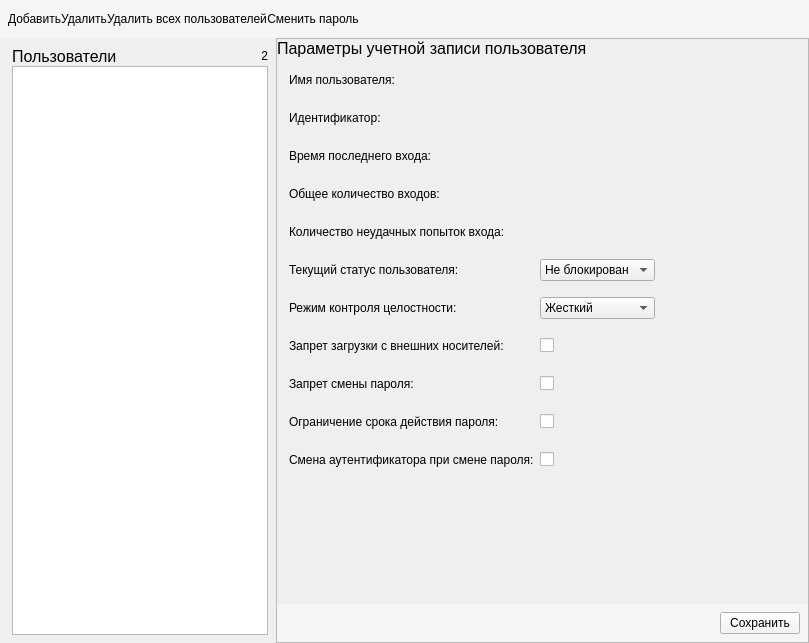
<?xml version="1.0" encoding="UTF-8"?>
<ui version="4.0">
 <class>UsersListPanel</class>
 <widget class="QWidget" name="UsersListPanel">
  <property name="geometry">
   <rect>
    <x>0</x>
    <y>0</y>
    <width>809</width>
    <height>643</height>
   </rect>
  </property>
  <property name="sizePolicy">
   <sizepolicy hsizetype="Preferred" vsizetype="Preferred">
    <horstretch>0</horstretch>
    <verstretch>0</verstretch>
   </sizepolicy>
  </property>
  <property name="windowTitle">
   <string>Form</string>
  </property>
  <layout class="QVBoxLayout" name="verticalLayout_4">
   <property name="spacing">
    <number>0</number>
   </property>
   <property name="leftMargin">
    <number>0</number>
   </property>
   <property name="topMargin">
    <number>0</number>
   </property>
   <property name="rightMargin">
    <number>0</number>
   </property>
   <property name="bottomMargin">
    <number>0</number>
   </property>
   <item>
    <widget class="QWidget" name="widget_2" native="true">
     <property name="styleSheet">
      <string notr="true">QWidget {
    background-color: #f5f5f5;
}

QPushButton {
    border: none;
    padding: 12px 12px 12px 12
px;
}

QPushButton:hover {
    background: #e0e0e0;
}</string>
     </property>
     <layout class="QHBoxLayout" name="horizontalLayout">
      <property name="spacing">
       <number>0</number>
      </property>
      <property name="leftMargin">
       <number>8</number>
      </property>
      <property name="topMargin">
       <number>8</number>
      </property>
      <property name="rightMargin">
       <number>8</number>
      </property>
      <property name="bottomMargin">
       <number>8</number>
      </property>
      <item>
       <widget class="QPushButton" name="add_user_push_button">
        <property name="text">
         <string>Добавить</string>
        </property>
        <property name="icon">
         <iconset>
          <normaloff>../img/plus.png</normaloff>../img/plus.png</iconset>
        </property>
       </widget>
      </item>
      <item>
       <widget class="QPushButton" name="del_user_push_button">
        <property name="text">
         <string>Удалить</string>
        </property>
        <property name="icon">
         <iconset>
          <normaloff>../img/cross.png</normaloff>../img/cross.png</iconset>
        </property>
       </widget>
      </item>
      <item>
       <widget class="QPushButton" name="del_all_users_push_button">
        <property name="text">
         <string>Удалить всех пользователей</string>
        </property>
        <property name="icon">
         <iconset>
          <normaloff>../img/all_users.png</normaloff>../img/all_users.png</iconset>
        </property>
       </widget>
      </item>
      <item>
       <widget class="QPushButton" name="change_passwd_push_button">
        <property name="text">
         <string>Сменить пароль</string>
        </property>
        <property name="icon">
         <iconset>
          <normaloff>../img/lock.png</normaloff>../img/lock.png</iconset>
        </property>
       </widget>
      </item>
      <item>
       <spacer name="horizontalSpacer">
        <property name="orientation">
         <enum>Qt::Horizontal</enum>
        </property>
        <property name="sizeHint" stdset="0">
         <size>
          <width>265</width>
          <height>22</height>
         </size>
        </property>
       </spacer>
      </item>
     </layout>
    </widget>
   </item>
   <item>
    <layout class="QHBoxLayout" name="horizontalLayout_5">
     <property name="spacing">
      <number>0</number>
     </property>
     <item>
      <layout class="QVBoxLayout" name="verticalLayout">
       <property name="leftMargin">
        <number>12</number>
       </property>
       <property name="topMargin">
        <number>8</number>
       </property>
       <property name="rightMargin">
        <number>8</number>
       </property>
       <property name="bottomMargin">
        <number>8</number>
       </property>
       <item>
        <layout class="QHBoxLayout" name="horizontalLayout_2">
         <property name="spacing">
          <number>0</number>
         </property>
         <item>
          <widget class="QLabel" name="user_list_label">
           <property name="font">
            <font>
             <pointsize>12</pointsize>
            </font>
           </property>
           <property name="text">
            <string>Пользователи</string>
           </property>
           <property name="margin">
            <number>12</number>
           </property>
          </widget>
         </item>
         <item>
          <spacer name="horizontalSpacer_2">
           <property name="orientation">
            <enum>Qt::Horizontal</enum>
           </property>
           <property name="sizeType">
            <enum>QSizePolicy::Preferred</enum>
           </property>
           <property name="sizeHint" stdset="0">
            <size>
             <width>40</width>
             <height>20</height>
            </size>
           </property>
          </spacer>
         </item>
         <item>
          <widget class="QLabel" name="user_count_label">
           <property name="text">
            <string>2</string>
           </property>
           <property name="alignment">
            <set>Qt::AlignRight|Qt::AlignTrailing|Qt::AlignVCenter</set>
           </property>
          </widget>
         </item>
        </layout>
       </item>
       <item>
        <widget class="QListWidget" name="user_list_widget">
         <property name="sizePolicy">
          <sizepolicy hsizetype="Preferred" vsizetype="Expanding">
           <horstretch>0</horstretch>
           <verstretch>0</verstretch>
          </sizepolicy>
         </property>
        </widget>
       </item>
      </layout>
     </item>
     <item>
      <widget class="QFrame" name="frame">
       <property name="frameShape">
        <enum>QFrame::StyledPanel</enum>
       </property>
       <property name="frameShadow">
        <enum>QFrame::Raised</enum>
       </property>
       <layout class="QVBoxLayout" name="verticalLayout_3">
        <property name="leftMargin">
         <number>0</number>
        </property>
        <property name="topMargin">
         <number>0</number>
        </property>
        <property name="rightMargin">
         <number>0</number>
        </property>
        <property name="bottomMargin">
         <number>0</number>
        </property>
        <item>
         <layout class="QHBoxLayout" name="horizontalLayout_4">
          <item>
           <layout class="QVBoxLayout" name="verticalLayout_2">
            <item>
             <widget class="QLabel" name="account_parms_label">
              <property name="font">
               <font>
                <pointsize>12</pointsize>
               </font>
              </property>
              <property name="text">
               <string>Параметры учетной записи пользователя</string>
              </property>
              <property name="margin">
               <number>12</number>
              </property>
             </widget>
            </item>
            <item>
             <layout class="QGridLayout" name="gridLayout">
              <property name="leftMargin">
               <number>12</number>
              </property>
              <item row="0" column="0">
               <widget class="QLabel" name="user_name_label">
                <property name="minimumSize">
                 <size>
                  <width>0</width>
                  <height>32</height>
                 </size>
                </property>
                <property name="text">
                 <string>Имя пользователя:</string>
                </property>
               </widget>
              </item>
              <item row="0" column="1">
               <widget class="QLabel" name="user_name">
                <property name="minimumSize">
                 <size>
                  <width>0</width>
                  <height>20</height>
                 </size>
                </property>
                <property name="text">
                 <string/>
                </property>
               </widget>
              </item>
              <item row="1" column="0">
               <widget class="QLabel" name="user_id_label">
                <property name="minimumSize">
                 <size>
                  <width>0</width>
                  <height>32</height>
                 </size>
                </property>
                <property name="text">
                 <string>Идентификатор:</string>
                </property>
               </widget>
              </item>
              <item row="1" column="1">
               <widget class="QLabel" name="user_id">
                <property name="minimumSize">
                 <size>
                  <width>0</width>
                  <height>20</height>
                 </size>
                </property>
                <property name="text">
                 <string/>
                </property>
               </widget>
              </item>
              <item row="2" column="0">
               <widget class="QLabel" name="last_login_datetime_label">
                <property name="minimumSize">
                 <size>
                  <width>0</width>
                  <height>32</height>
                 </size>
                </property>
                <property name="text">
                 <string>Время последнего входа:</string>
                </property>
               </widget>
              </item>
              <item row="2" column="1">
               <widget class="QLabel" name="last_login_datetime">
                <property name="minimumSize">
                 <size>
                  <width>0</width>
                  <height>20</height>
                 </size>
                </property>
                <property name="text">
                 <string/>
                </property>
               </widget>
              </item>
              <item row="3" column="0">
               <widget class="QLabel" name="total_logins_label">
                <property name="minimumSize">
                 <size>
                  <width>0</width>
                  <height>32</height>
                 </size>
                </property>
                <property name="text">
                 <string>Общее количество входов:</string>
                </property>
               </widget>
              </item>
              <item row="3" column="1">
               <widget class="QLabel" name="total_logins">
                <property name="minimumSize">
                 <size>
                  <width>0</width>
                  <height>20</height>
                 </size>
                </property>
                <property name="text">
                 <string/>
                </property>
               </widget>
              </item>
              <item row="4" column="0">
               <widget class="QLabel" name="failed_logins_label">
                <property name="minimumSize">
                 <size>
                  <width>0</width>
                  <height>32</height>
                 </size>
                </property>
                <property name="text">
                 <string>Количество неудачных попыток входа:</string>
                </property>
               </widget>
              </item>
              <item row="4" column="1">
               <widget class="QLabel" name="failed_logins">
                <property name="minimumSize">
                 <size>
                  <width>0</width>
                  <height>20</height>
                 </size>
                </property>
                <property name="text">
                 <string/>
                </property>
               </widget>
              </item>
              <item row="5" column="0">
               <widget class="QLabel" name="user_status_label">
                <property name="minimumSize">
                 <size>
                  <width>0</width>
                  <height>32</height>
                 </size>
                </property>
                <property name="text">
                 <string>Текущий статус пользователя:</string>
                </property>
               </widget>
              </item>
              <item row="5" column="1">
               <widget class="QComboBox" name="user_status">
                <property name="sizePolicy">
                 <sizepolicy hsizetype="Preferred" vsizetype="Fixed">
                  <horstretch>0</horstretch>
                  <verstretch>0</verstretch>
                 </sizepolicy>
                </property>
                <item>
                 <property name="text">
                  <string>Не блокирован</string>
                 </property>
                </item>
                <item>
                 <property name="text">
                  <string>Блокирован</string>
                 </property>
                </item>
               </widget>
              </item>
              <item row="6" column="0">
               <widget class="QLabel" name="integrity_ctl_mode_label">
                <property name="minimumSize">
                 <size>
                  <width>0</width>
                  <height>32</height>
                 </size>
                </property>
                <property name="text">
                 <string>Режим контроля целостности:</string>
                </property>
               </widget>
              </item>
              <item row="6" column="1">
               <widget class="QComboBox" name="integrity_ctl_mode">
                <item>
                 <property name="text">
                  <string>Жесткий</string>
                 </property>
                </item>
                <item>
                 <property name="text">
                  <string>Мягкий</string>
                 </property>
                </item>
               </widget>
              </item>
              <item row="7" column="0">
               <widget class="QLabel" name="ext_media_prohib_label">
                <property name="minimumSize">
                 <size>
                  <width>0</width>
                  <height>32</height>
                 </size>
                </property>
                <property name="text">
                 <string>Запрет загрузки с внешних носителей:</string>
                </property>
               </widget>
              </item>
              <item row="8" column="0">
               <widget class="QLabel" name="ch_passwd_prohib_label">
                <property name="minimumSize">
                 <size>
                  <width>0</width>
                  <height>32</height>
                 </size>
                </property>
                <property name="text">
                 <string>Запрет смены пароля:</string>
                </property>
               </widget>
              </item>
              <item row="9" column="0">
               <widget class="QLabel" name="passwd_age_limit_label">
                <property name="minimumSize">
                 <size>
                  <width>0</width>
                  <height>32</height>
                 </size>
                </property>
                <property name="text">
                 <string>Ограничение срока действия пароля:</string>
                </property>
               </widget>
              </item>
              <item row="10" column="0">
               <widget class="QLabel" name="user_id_change_label">
                <property name="minimumSize">
                 <size>
                  <width>0</width>
                  <height>32</height>
                 </size>
                </property>
                <property name="text">
                 <string>Смена аутентификатора при смене пароля:</string>
                </property>
               </widget>
              </item>
              <item row="7" column="1">
               <widget class="Toggle" name="ext_media_prohib">
                <property name="sizePolicy">
                 <sizepolicy hsizetype="Maximum" vsizetype="Maximum">
                  <horstretch>0</horstretch>
                  <verstretch>0</verstretch>
                 </sizepolicy>
                </property>
                <property name="text">
                 <string/>
                </property>
               </widget>
              </item>
              <item row="8" column="1">
               <widget class="Toggle" name="ch_passwd_prohib">
                <property name="sizePolicy">
                 <sizepolicy hsizetype="Maximum" vsizetype="Maximum">
                  <horstretch>0</horstretch>
                  <verstretch>0</verstretch>
                 </sizepolicy>
                </property>
                <property name="text">
                 <string/>
                </property>
               </widget>
              </item>
              <item row="9" column="1">
               <widget class="Toggle" name="passwd_age_limit">
                <property name="sizePolicy">
                 <sizepolicy hsizetype="Maximum" vsizetype="Maximum">
                  <horstretch>0</horstretch>
                  <verstretch>0</verstretch>
                 </sizepolicy>
                </property>
                <property name="text">
                 <string/>
                </property>
               </widget>
              </item>
              <item row="10" column="1">
               <widget class="Toggle" name="user_id_change">
                <property name="sizePolicy">
                 <sizepolicy hsizetype="Maximum" vsizetype="Maximum">
                  <horstretch>0</horstretch>
                  <verstretch>0</verstretch>
                 </sizepolicy>
                </property>
                <property name="text">
                 <string/>
                </property>
               </widget>
              </item>
             </layout>
            </item>
           </layout>
          </item>
          <item>
           <spacer name="horizontalSpacer_4">
            <property name="orientation">
             <enum>Qt::Horizontal</enum>
            </property>
            <property name="sizeHint" stdset="0">
             <size>
              <width>40</width>
              <height>20</height>
             </size>
            </property>
           </spacer>
          </item>
         </layout>
        </item>
        <item>
         <spacer name="verticalSpacer">
          <property name="orientation">
           <enum>Qt::Vertical</enum>
          </property>
          <property name="sizeHint" stdset="0">
           <size>
            <width>20</width>
            <height>40</height>
           </size>
          </property>
         </spacer>
        </item>
        <item>
         <widget class="QWidget" name="widget" native="true">
          <property name="styleSheet">
           <string notr="true">background-color: #f5f5f5;</string>
          </property>
          <layout class="QHBoxLayout" name="horizontalLayout_3">
           <property name="leftMargin">
            <number>0</number>
           </property>
           <property name="topMargin">
            <number>8</number>
           </property>
           <property name="rightMargin">
            <number>8</number>
           </property>
           <property name="bottomMargin">
            <number>8</number>
           </property>
           <item>
            <spacer name="horizontalSpacer_3">
             <property name="orientation">
              <enum>Qt::Horizontal</enum>
             </property>
             <property name="sizeHint" stdset="0">
              <size>
               <width>40</width>
               <height>20</height>
              </size>
             </property>
            </spacer>
           </item>
           <item>
            <widget class="QPushButton" name="save_push_button">
             <property name="text">
              <string>Сохранить</string>
             </property>
            </widget>
           </item>
          </layout>
         </widget>
        </item>
       </layout>
      </widget>
     </item>
    </layout>
   </item>
  </layout>
 </widget>
 <customwidgets>
  <customwidget>
   <class>Toggle</class>
   <extends>QCheckBox</extends>
   <header>toggle</header>
  </customwidget>
 </customwidgets>
 <resources/>
 <connections/>
</ui>
